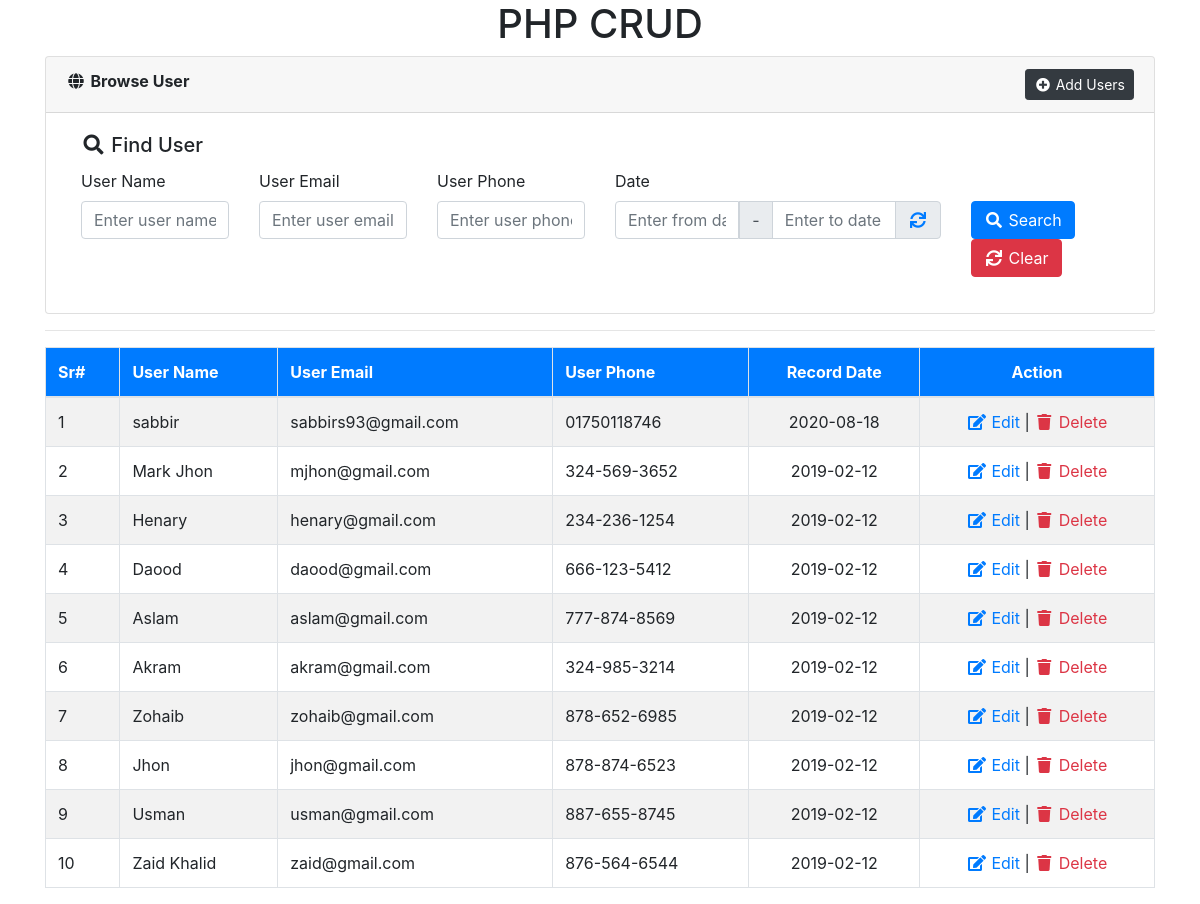
The page /browse-users.php on the database its author committed.
### tables this page shows
CREATE TABLE `users` (
  `id` int(11) NOT NULL,
  `username` varchar(64) NOT NULL,
  `useremail` varchar(128) NOT NULL,
  `userphone` varchar(24) NOT NULL,
  `dt` timestamp NOT NULL DEFAULT current_timestamp()
);

### include/Database.php (called while the page is built, shortened)
<?php
class Database{
    protected $pdo;
    public function __construct(\PDO $pdo)
    {
        $this->pdo = $pdo;
        $this->pdo->setAttribute(\PDO::ATTR_ERRMODE, \PDO::ERRMODE_EXCEPTION);
    }
    public function getAllRecords($tableName, $fields='*', $cond='', $orderBy='', $limit='')
    {
        $stmt = $this->pdo->prepare("SELECT $fields FROM $tableName WHERE 1 ".$cond." ".$orderBy." ".$limit);
        $stmt->execute();
        $rows = $stmt->fetchAll(PDO::FETCH_ASSOC);
        return $rows;
    }
}
?>

### config.php (called while the page is built, shortened)
<?php
include_once('include/Database.php');
$dsn	= 	"mysql:dbname=".SS_DB_NAME.";host=".SS_DB_HOST."";
$pdo	=	"";
try {
	$pdo = new PDO($dsn, SS_DB_USER, SS_DB_PASSWORD);
}catch (PDOException $e) {
	echo "Connection failed: " . $e->getMessage();
}
$db 	=	new Database($pdo);
?>

### browse-users.php (the view, shortened to what this page needs)
<?php include_once('config.php');?>
<!doctype html>
<html lang="en-US" xmlns:fb="https://www.facebook.com/2008/fbml" xmlns:addthis="https://www.addthis.com/help/api-spec"  prefix="og: http://ogp.me/ns#" class="no-js">
<head>
	<link rel="stylesheet" href="https://code.jquery.com/ui/1.12.0/themes/smoothness/jquery-ui.css" type="text/css">
    <link rel="stylesheet" href="https://stackpath.bootstrapcdn.com/bootstrap/4.2.1/css/bootstrap.min.css">
    <link rel="stylesheet" href="https://use.fontawesome.com/releases/v5.6.3/css/all.css">
</head>
<body>
	<?php
	$condition	=	'';
	$userData	=	$db->getAllRecords('users','*',$condition,'ORDER BY id DESC');
	?>
   	<div class="container">
		<h1 style="text-align:center;">PHP CRUD</h1>
		<div class="card">
			<div class="card-header"><i class="fa fa-fw fa-globe"></i> <strong>Browse User</strong> <a href="add-users.php" class="float-right btn btn-dark btn-sm"><i class="fa fa-fw fa-plus-circle"></i> Add Users</a></div>
			<div class="card-body">
				<div class="col-sm-12">
					<h5 class="card-title"><i class="fa fa-fw fa-search"></i> Find User</h5>
					<form method="get">
						<div class="row">
							<div class="col-sm-2">
								<div class="form-group">
									<label>User Name</label>
									<input type="text" name="username" id="username" class="form-control" value="<?php echo isset($_REQUEST['username'])?$_REQUEST['username']:''?>" placeholder="Enter user name">
								</div>
							</div>
							<div class="col-sm-2">
								<div class="form-group">
									<label>User Email</label>
									<input type="email" name="useremail" id="useremail" class="form-control" value="<?php echo isset($_REQUEST['useremail'])?$_REQUEST['useremail']:''?>" placeholder="Enter user email">
								</div>
							</div>
							<div class="col-sm-2">
								<div class="form-group">
									<label>User Phone</label>
									<input type="tel" name="userphone" id="userphone" class="form-control" value="<?php echo isset($_REQUEST['userphone'])?$_REQUEST['userphone']:''?>" placeholder="Enter user phone">
								</div>
							</div>
							<div class="col-sm-4">
								<div class="form-group">
									<label>Date</label>
									<div class="input-group">
										<input type="text" class="fromDate form-control hasDatepicker" name="df" id="df" value="" placeholder="Enter from date">
										<div class="input-group-prepend"><span class="input-group-text">-</span></div>
										<input type="text" class="toDate form-control hasDatepicker" name="dt" id="dt" value="" placeholder="Enter to date">
										<div class="input-group-append"><span class="input-group-text"><a href="javascript:;" onclick="$('#df,#dt').val('');"><i class="fa fa-fw fa-sync"></i></a></span></div>
									</div>
								</div>
							</div>
							<div class="col-sm-2">
								<div class="form-group">
									<label>&nbsp;</label>
									<div>
										<button type="submit" name="submit" value="search" id="submit" class="btn btn-primary"><i class="fa fa-fw fa-search"></i> Search</button>
										<a href="<?php echo $_SERVER['PHP_SELF'];?>" class="btn btn-danger"><i class="fa fa-fw fa-sync"></i> Clear</a>
									</div>
								</div>
							</div>
						</div>
					</form>
				</div>
			</div>
		</div>
		<hr>
		<div>
			<table class="table table-striped table-bordered">
				<thead>
					<tr class="bg-primary text-white">
						<th>Sr#</th>
						<th>User Name</th>
						<th>User Email</th>
						<th>User Phone</th>
						<th class="text-center">Record Date</th>
						<th class="text-center">Action</th>
					</tr>
				</thead>
				<tbody>
					<?php
					if(count($userData)>0){
						$s	=	'';
						foreach($userData as $val){
							$s++;
					?>
					<tr>
						<td><?php echo $s;?></td>
						<td><?php echo $val['username'];?></td>
						<td><?php echo $val['useremail'];?></td>
						<td><?php echo $val['userphone'];?></td>
						<td align="center"><?php echo date('Y-m-d',strtotime($val['dt']));?></td>
						<td align="center">
							<a href="edit-users.php?editId=<?php echo $val['id'];?>" class="text-primary"><i class="fa fa-fw fa-edit"></i> Edit</a> |
							<a href="delete.php?delId=<?php echo $val['id'];?>" class="text-danger" onClick="return confirm('Are you sure to delete this user?');"><i class="fa fa-fw fa-trash"></i> Delete</a>
						</td>
					</tr>
					<?php
						}
					}else{
					?>
					<tr><td colspan="6" align="center">No Record(s) Found!</td></tr>
					<?php } ?>
				</tbody>
			</table>
		</div>
	</div>
</body>
</html>

### rows shown on the page
users: username "sabbir", useremail "sabbirs93@gmail.com", userphone "01750118746", dt "2020-08-18"
users: username "Mark Jhon", useremail "mjhon@gmail.com", userphone "324-569-3652", dt "2019-02-12"
users: username "Henary", useremail "henary@gmail.com", userphone "234-236-1254", dt "2019-02-12"
users: username "Daood", useremail "daood@gmail.com", userphone "666-123-5412", dt "2019-02-12"
users: username "Aslam", useremail "aslam@gmail.com", userphone "777-874-8569", dt "2019-02-12"
users: username "Akram", useremail "akram@gmail.com", userphone "324-985-3214", dt "2019-02-12"
users: username "Zohaib", useremail "zohaib@gmail.com", userphone "878-652-6985", dt "2019-02-12"
users: username "Jhon", useremail "jhon@gmail.com", userphone "878-874-6523", dt "2019-02-12"
users: username "Usman", useremail "usman@gmail.com", userphone "887-655-8745", dt "2019-02-12"
users: username "Zaid Khalid", useremail "zaid@gmail.com", userphone "876-564-6544", dt "2019-02-12"
